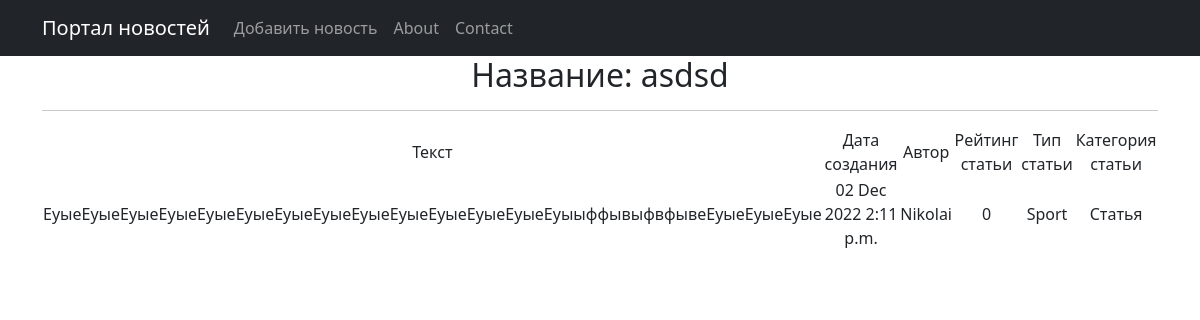
The page /post/22 on the database as committed earlier.
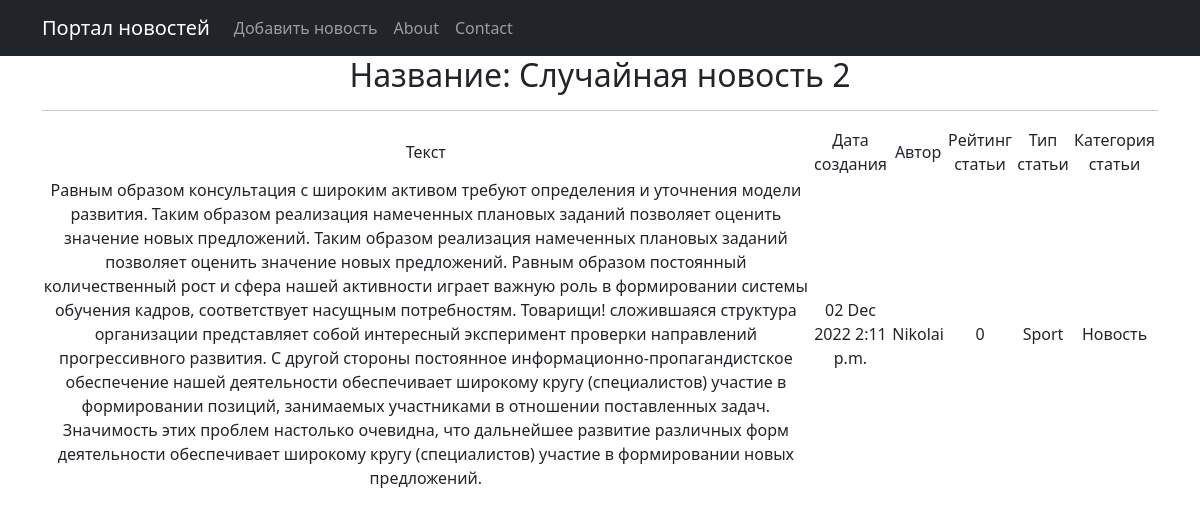
The same page on the database as committed later.
### news/models.py (models this page shows, shortened)
class Post(models.Model):
    author = models.ForeignKey(Author, on_delete=models.CASCADE, verbose_name='Автор')
    NEWS = 'NW'
    ARTICLE = 'AR'
    CATEGORY_CHOISES = (
        (NEWS, 'Новость'),
        (ARTICLE, 'Статья'),
    )
    categoryType = models.CharField(max_length=2, choices=CATEGORY_CHOISES, default=ARTICLE, verbose_name='Тип')
    dateCreation = models.DateTimeField(auto_now_add=True, verbose_name='Дата публикации')
    postCategory = models.ManyToManyField(Category, through='PostCategory', verbose_name='Категория')
    title = models.CharField(max_length=128, verbose_name='Заголовок')
    text = models.TextField(verbose_name='Содержание')
    rating = models.SmallIntegerField(default=0, verbose_name='Рейтинг')

class Author(models.Model):
    authorUser = models.OneToOneField(User, on_delete=models.CASCADE)
    ratingAuthor = models.SmallIntegerField(default=0)
    def __str__(self):
        return self.authorUser.username
    class Meta:
        verbose_name = 'Автор'
        verbose_name_plural = 'Авторы'

### news/views.py (the view)
# urls.py: path('<int:pk>', PostDetail.as_view(), name='post'),
class PostDetail(DetailView):
    model = Post
    template_name = 'news/post.html'
    context_object_name = 'post'
    queryset = Post.objects.all()
    def get_object(self, *args, **kwargs):
        obj = cache.get(f'post-{self.kwargs["pk"]}', None)
        if not obj:
            obj = super().get_object(queryset=self.queryset)
            cache.set(f'post-{self.kwargs["pk"]}', obj)
        return obj

### news/templatetags/custom_filters.py (called while the page is built)
@register.filter(name='censor')
def censor(value):
    arg = [
        'Какие то нецензурные слова',
        'Полипропилен'
    ]
    if isinstance(value, str):
        value = value.split(' ')
        new_value = []
        for i in value:
            if i in arg:
                j = len(i)-1
                i = '*' * j
            new_value.append(i)
        return str(" ".join(new_value))

### templates/news/post.html (shortened to what this page needs)
{% extends 'flatpages/default.html' %}
{% load custom_filters %}
{% block content %}
    <h2>Название: {{ post.title|censor }} </h2>
    <hr>
    {% if post %}
        <table>
            <tr>
                <td>
                    Текст
                </td>
                <td>
                    Дата создания
                </td>
                <td>
                    Автор
                </td>
                <td>
                    Рейтинг статьи
                </td>
                <td>
                    Тип статьи
                </td>
                 <td>
                    Категория статьи
                </td>
            </tr>
            <tr>
                <td>
                    {{ post.text|censor }}
                </td>
                <td>
                    {{ post.dateCreation|date:'d M Y' }}
                    {{ post.dateCreation|time }}
                </td>
                <td>
                    {{ post.author }}
                </td>
                <td>
                    {{ post.rating }}
                </td>
                <td>
                    {% for cat in post.postCategory.all %}
                    {{ cat.name }}
                    {% endfor %}
                </td>
                <td>
                    {{ post.get_categoryType_display }}
                </td>
            </tr>
        </table>
    {% else %}
        <h2>Новостей нет!</h2>
    {% endif %}
{% endblock content %}

Rows that differ between the two databases and show on the page:
changed Post "Nikolai": title|censor "asdsd" → "Случайная новость 2"; text|censor "ЕуыеЕуыеЕуыеЕуыеЕуыеЕуыеЕуыеЕуыеЕуыеЕуыеЕуыеЕуыеЕуыеЕуыыффывыфвфывеЕуыеЕуыеЕуые" → "Равным образом консультация с широким активом требуют определения и уточнения модели развития. Таким образом реализация намеченных плановых заданий позволяет оценить значение новых предложений. Таким образом реализация намеченных плановых заданий позволяет оценить значение новых предложений. Равным образом постоянный количественный рост и сфера нашей активности играет важную роль в формировании системы обучения кадров, соответствует насущным потребностям. Товарищи! сложившаяся структура организации представляет собой интересный эксперимент проверки направлений прогрессивного развития. С другой стороны постоянное информационно-пропагандистское обеспечение нашей деятельности обеспечивает…"; categoryType "Статья" → "Новость"
